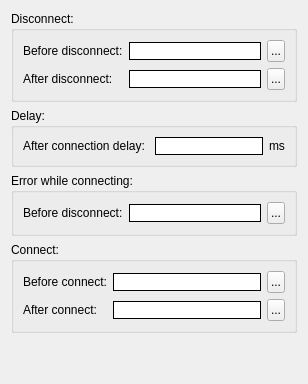
     <widget class="QWidget" name="tabScripts">
      <attribute name="title">
       <string>Scripts</string>
      </attribute>
      <layout class="QGridLayout" name="gridLayout_17">
       <item row="0" column="0">
        <layout class="QVBoxLayout" name="verticalLayout_10">
         <item>
          <widget class="QGroupBox" name="groupBox_16">
           <property name="title">
            <string>Disconnect:</string>
           </property>
           <layout class="QGridLayout" name="gridLayout_13">
            <item row="0" column="0">
             <widget class="QLabel" name="label_38">
              <property name="text">
               <string>Before disconnect:</string>
              </property>
             </widget>
            </item>
            <item row="0" column="1">
             <widget class="QLineEdit" name="txtBeforeDisconnect">
              <property name="styleSheet">
               <string notr="true">:enabled {border: 1px solid black; background-color: rgb(255, 255, 255);}
::disabled {border: 1px solid black; background-color: rgb(195, 195, 195);}
:hover {border: 1px solid red; }</string>
              </property>
              <property name="readOnly">
               <bool>false</bool>
              </property>
             </widget>
            </item>
            <item row="0" column="2">
             <widget class="QPushButton" name="cmdBeforeDisconnect">
              <property name="cursor">
               <cursorShape>PointingHandCursor</cursorShape>
              </property>
              <property name="styleSheet">
               <string notr="true">:hover {background-color: rgb(195, 195, 195);}
QPushButton {;text-align:center;
	padding-left: 3px;
	padding-top: 3px;
   padding-right: 3px;
	padding-bottom: 3px;}</string>
              </property>
              <property name="text">
               <string>...</string>
              </property>
             </widget>
            </item>
            <item row="1" column="0">
             <widget class="QLabel" name="label_39">
              <property name="text">
               <string>After disconnect:</string>
              </property>
             </widget>
            </item>
            <item row="1" column="1">
             <widget class="QLineEdit" name="txtAfterDisconnect">
              <property name="styleSheet">
               <string notr="true">:enabled {border: 1px solid black; background-color: rgb(255, 255, 255);}
:disabled {border: 1px solid black; background-color: rgb(195, 195, 195);}
:hover {border: 1px solid red; }</string>
              </property>
              <property name="readOnly">
               <bool>false</bool>
              </property>
             </widget>
            </item>
            <item row="1" column="2">
             <widget class="QPushButton" name="cmdAfterDisconnect">
              <property name="cursor">
               <cursorShape>PointingHandCursor</cursorShape>
              </property>
              <property name="styleSheet">
               <string notr="true">:hover {background-color: rgb(195, 195, 195);}
QPushButton {;text-align:center;
	padding-left: 3px;
	padding-top: 3px;
   padding-right: 3px;
	padding-bottom: 3px;}</string>
              </property>
              <property name="text">
               <string>...</string>
              </property>
             </widget>
            </item>
           </layout>
          </widget>
         </item>
         <item>
          <widget class="QGroupBox" name="groupBox_17">
           <property name="title">
            <string>Delay:</string>
           </property>
           <layout class="QGridLayout" name="gridLayout_16">
            <item row="0" column="1">
             <widget class="QLineEdit" name="txtScriptACDelay">
              <property name="toolTip">
               <string>&lt;!DOCTYPE HTML PUBLIC &quot;-//W3C//DTD HTML 4.0//EN&quot; &quot;http://www.w3.org/TR/REC-html40/strict.dtd&quot;&gt;
&lt;html&gt;&lt;head&gt;&lt;meta name=&quot;qrichtext&quot; content=&quot;1&quot; /&gt;&lt;style type=&quot;text/css&quot;&gt;
p, li { white-space: pre-wrap; }
&lt;/style&gt;&lt;/head&gt;&lt;body style=&quot; font-family:'MS Shell Dlg 2'; font-size:8.25pt; font-weight:400; font-style:normal;&quot;&gt;
&lt;p style=&quot; margin-top:0px; margin-bottom:0px; margin-left:0px; margin-right:0px; -qt-block-indent:0; text-indent:0px;&quot;&gt;&lt;span style=&quot; font-size:8pt;&quot;&gt;This delay is sometimes necessary to ensure, that the IP from the TAP device is already set. To set the IP with DHCP maybe take some seconds after the connection is succesfully comming up. &lt;/span&gt;&lt;/p&gt;
&lt;p style=&quot; margin-top:0px; margin-bottom:0px; margin-left:0px; margin-right:0px; -qt-block-indent:0; text-indent:0px;&quot;&gt;&lt;span style=&quot; font-size:8pt;&quot;&gt;At least 5000 ms delay is recommended. Otherwise the after connect skript maybe didn't has a working connection.&lt;/span&gt;&lt;/p&gt;&lt;/body&gt;&lt;/html&gt;</string>
              </property>
              <property name="styleSheet">
               <string notr="true">:enabled {border: 1px solid black; background-color: rgb(255, 255, 255);}
:disabled {border: 1px solid black; background-color: rgb(195, 195, 195);}
:hover {border: 1px solid red; }</string>
              </property>
             </widget>
            </item>
            <item row="0" column="2">
             <widget class="QLabel" name="label_37">
              <property name="text">
               <string>ms</string>
              </property>
             </widget>
            </item>
            <item row="0" column="0">
             <widget class="QLabel" name="label_36">
              <property name="toolTip">
               <string>This delay is sometimes necessary to ensure, that the IP from the TAP device is already set. To set the IP with DHCP maybe take some seconds after the connection is succesfully comming up. 
At least 5000 ms delay is recommended. Otherwise the after connect skript maybe didn't has a working connection.</string>
              </property>
              <property name="text">
               <string>After connection delay: </string>
              </property>
             </widget>
            </item>
           </layout>
          </widget>
         </item>
         <item>
          <widget class="QGroupBox" name="groupBox_14">
           <property name="title">
            <string>Error while connecting:</string>
           </property>
           <layout class="QGridLayout" name="gridLayout_15">
            <item row="0" column="0">
             <widget class="QLabel" name="label_40">
              <property name="text">
               <string>Before disconnect:</string>
              </property>
             </widget>
            </item>
            <item row="0" column="1">
             <widget class="QLineEdit" name="txtErrorConnect">
              <property name="styleSheet">
               <string notr="true">:enabled {border: 1px solid black; background-color: rgb(255, 255, 255);}
:disabled {border: 1px solid black; background-color: rgb(195, 195, 195);}
:hover {border: 1px solid red; }</string>
              </property>
              <property name="readOnly">
               <bool>false</bool>
              </property>
             </widget>
            </item>
            <item row="0" column="2">
             <widget class="QPushButton" name="cmdErrorConnect">
              <property name="cursor">
               <cursorShape>PointingHandCursor</cursorShape>
              </property>
              <property name="styleSheet">
               <string notr="true">:hover {background-color: rgb(195, 195, 195);}
QPushButton {;text-align:center;
	padding-left: 3px;
	padding-top: 3px;
   padding-right: 3px;
	padding-bottom: 3px;}</string>
              </property>
              <property name="text">
               <string>...</string>
              </property>
             </widget>
            </item>
           </layout>
          </widget>
         </item>
         <item>
          <widget class="QGroupBox" name="groupBox_15">
           <property name="title">
            <string>Connect:</string>
           </property>
           <layout class="QGridLayout" name="gridLayout_14">
            <item row="0" column="0">
             <widget class="QLabel" name="label_34">
              <property name="text">
               <string>Before connect:</string>
              </property>
             </widget>
            </item>
            <item row="0" column="1">
             <widget class="QLineEdit" name="txtBeforeConnect">
              <property name="styleSheet">
               <string notr="true">:enabled {border: 1px solid black; background-color: rgb(255, 255, 255);}
:disabled {border: 1px solid black; background-color: rgb(195, 195, 195);}
:hover {border: 1px solid red; }</string>
              </property>
              <property name="readOnly">
               <bool>false</bool>
              </property>
             </widget>
            </item>
            <item row="0" column="2">
             <widget class="QPushButton" name="cmdBeforeConnect">
              <property name="cursor">
               <cursorShape>PointingHandCursor</cursorShape>
              </property>
              <property name="styleSheet">
               <string notr="true">:hover {background-color: rgb(195, 195, 195);}
QPushButton {;text-align:center;
	padding-left: 3px;
	padding-top: 3px;
   padding-right: 3px;
	padding-bottom: 3px;}</string>
              </property>
              <property name="text">
               <string>...</string>
              </property>
             </widget>
            </item>
            <item row="1" column="0">
             <widget class="QLabel" name="label_35">
              <property name="text">
               <string>After connect:</string>
              </property>
             </widget>
            </item>
            <item row="1" column="1">
             <widget class="QLineEdit" name="txtAfterConnect">
              <property name="styleSheet">
               <string notr="true">:enabled {border: 1px solid black; background-color: rgb(255, 255, 255);}
:disabled {border: 1px solid black; background-color: rgb(195, 195, 195);}
:hover {border: 1px solid red; }</string>
              </property>
              <property name="readOnly">
               <bool>false</bool>
              </property>
             </widget>
            </item>
            <item row="1" column="2">
             <widget class="QPushButton" name="cmdAfterConnect">
              <property name="cursor">
               <cursorShape>PointingHandCursor</cursorShape>
              </property>
              <property name="styleSheet">
               <string notr="true">:hover {background-color: rgb(195, 195, 195);}
QPushButton {;text-align:center;
	padding-left: 3px;
	padding-top: 3px;
   padding-right: 3px;
	padding-bottom: 3px;}</string>
              </property>
              <property name="text">
               <string>...</string>
              </property>
             </widget>
            </item>
           </layout>
          </widget>
         </item>
         <item>
          <spacer name="verticalSpacer_5">
           <property name="orientation">
            <enum>Qt::Vertical</enum>
           </property>
           <property name="sizeHint" stdset="0">
            <size>
             <width>20</width>
             <height>40</height>
            </size>
           </property>
          </spacer>
         </item>
        </layout>
       </item>
      </layout>
     </widget>
